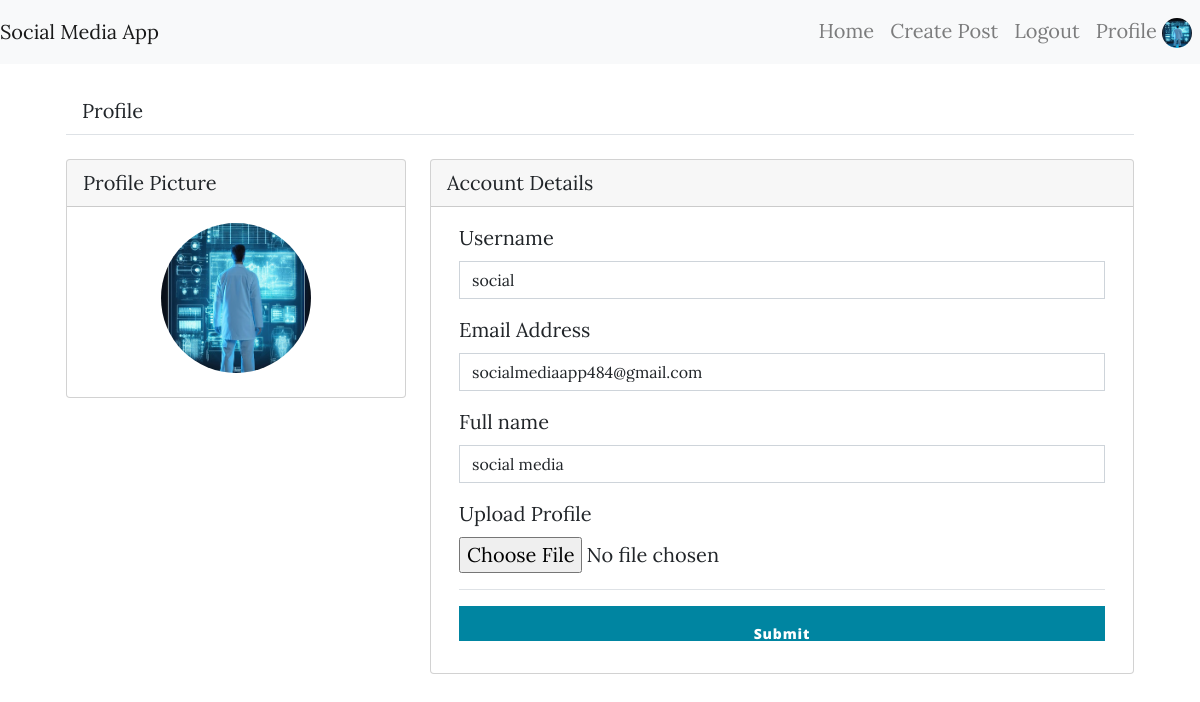
Page /edit_profile/1/ (signed in) on the committed database.
### database.py (models this page shows, shortened)
class Users(db.Model, UserMixin):
    __tablename__ = "users"
    id = Column(db.Integer, primary_key=True)
    username = Column(db.String, unique=True)
    email = Column(db.String, unique=True)
    password = Column(String)
    fullname = Column(String)
    profile_picture = Column(db.String(150), nullable=True)
    posts = db.relationship("Post", backref="authors", lazy=True)

### Routes.py (the view, shortened to what this page needs)
@app.route("/edit_profile/<int:sno>/", methods=["GET", "POST"])
@login_required
def edit_profile(sno):
    user = Users.query.get_or_404(sno)
    form = Form_Flask(request.form)
    return render_template("/edit_profile.html", register=form)

### Form.py
class Form_Flask(Form):
    user_name = StringField("Username".capitalize(),
                            [validators.length(min=4, max=25)
                                , validators.DataRequired()])
    email = StringField('Email Address',
                        validators=[DataRequired(), Email(), Length(min=6, max=35)])
    full_name = StringField("Full Name".capitalize(),
                            [validators.length(min=4, max=25),
                             validators.DataRequired()])
    profile_picture = FileField("Upload Profile",
                                validators=[FileAllowed(['jpg', 'png'], 'Images only!')])
    password = PasswordField("Password", [
        validators.DataRequired(),
        validators.Length(min=8),
        validators.EqualTo("confirm", message="Passwords must match")
    ])
    submit = SubmitField("Submit")

### Routes.py (called while the page is built)
@login_manager.user_loader
def user_loader(user_id):
    return Users.query.get(int(user_id))

### templates/edit_profile.html (shortened to what this page needs)
{% extends "layout.html" %}
        {% block content %}
<head>
</head>
<div class="container-xl px-4 mt-4">
    <nav class="nav nav-borders">
        <a class="nav-link active ms-0" href="https://www.bootdey.com/snippets/view/bs5-edit-profile-account-details"
           target="__blank">Profile</a>
    </nav>
    <hr class="mt-0 mb-4">
    <div class="row">
        <div class="col-xl-4">
            <div class="card mb-4 mb-xl-0">
                <div class="card-header">Profile Picture</div>
                <div class="card-body text-center">
                        <img class="img-account-profile rounded-circle mb-2 img-fluid"
                             src="{{ url_for('static', filename='images/' ~ current_user.profile_picture) }}"
                             alt="" style="width: 150px; height: 150px; object-fit: cover;">
                </div>
            </div>
        </div>
        <div class="col-xl-8">
            <div class="card mb-4">
                <div class="card-header">Account Details</div>
                <div class="card-body">
                    <form method="post" class="container" enctype="multipart/form-data">
    <div class="form-group">
        {{register.user_name.label(class="form-label")}}
        {{ register.user_name(class="form-control", value=current_user.username) }}
    </div>
    <div class="form-group ">
        {{ register.email.label(class="form-label")}}
        {{ register.email(class="form-control", value=current_user.email) }}
    </div>
    <div class="form-group ">
        {{ register.full_name.label(class="form-label")}}
        {{ register.full_name(class="form-control", value=current_user.fullname) }}
    </div>
 <div class="form-group ">
        {{ register.profile_picture.label(class="form-label")}}
     {{ register.profile_picture(class="form-control-file") }}
    </div>
     <hr>
    <div class="form-group">
        {{ register.submit(class="form-control btn btn-primary")}}
    </div>
                    </form>
                </div>
            </div>
        </div>
    </div>
</div>
    {% endblock %}

### templates/layout.html (shortened to what this page needs)
<!DOCTYPE html>
<html lang="en">
   <head>
      <link rel="stylesheet" href="https://stackpath.bootstrapcdn.com/bootstrap/4.5.2/css/bootstrap.min.css">
      <link href="{{ url_for('static', filename='css/styles.css') }}" rel="stylesheet">
   </head>
   <body>
      <nav class="navbar navbar-expand-lg navbar-light bg-light">
         <a class="navbar-brand" href="{{ url_for('home') }}">Social Media App</a>
         <div class="collapse navbar-collapse" id="navbarNav">
            <ul class="navbar-nav ml-auto">
               <li class="nav-item"><a class="nav-link" href="{{ url_for('home') }}">Home</a></li>
               {% if current_user.is_authenticated %}
               <li class="nav-item"><a class="nav-link" href="{{ url_for('create_post') }}">Create Post</a></li>
               <li class="nav-item"><a class="nav-link" href="{{ url_for('logout') }}">Logout</a></li>
               <li class="nav-item">
                  <a class="nav-link" href="{{ url_for('profile') }}">
                  Profile
                  {% if current_user.profile_picture %}
                  <img src="{{ url_for('static', filename='images/' ~ current_user.profile_picture) }}"
                       class="rounded-circle" style="width: 30px; height: 30px;">
                  {% else %}
                  <img src="{{ url_for('static', filename='images/user.png') }}"
                       class="rounded-circle" style="width: 30px; height: 30px;">
                  {% endif %}
                  </a>
               </li>
               {% else %}
               <li class="nav-item"><a class="nav-link" href="{{ url_for('register') }}">Register</a></li>
               <li class="nav-item"><a class="nav-link" href="{{ url_for('login') }}">Login</a></li>
               {% endif %}
            </ul>
         </div>
      </nav>
      <div class="container mt-4">
         {% block content %}
         {% endblock %}
      </div>
   </body>
</html>

### rows in the picture
Users: profile_picture (picture), email "socialmediaapp484@gmail.com"

### other values in the picture
{{ register.user_name.label(class="form-label") }} "Username"
{{ register.email.label(class="form-label") }} "Email Address"
{{ register.full_name.label(class="form-label") }} "Full name"
{{ register.profile_picture.label(class="form-label") }} "Upload Profile"
